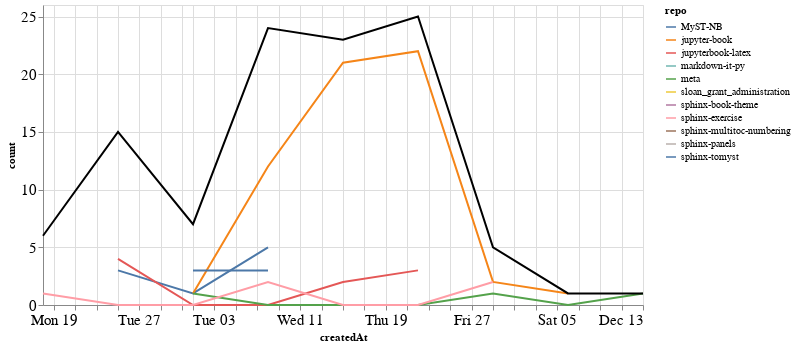

The code cell stored with this chart in its notebook:
### Markdown cell above
### Comments

### Code cell
comments_time = comments.groupby('repo').resample('W', on='createdAt').count()['author'].reset_index()
comments_time = comments_time.rename(columns={'author': 'count'})
comments_time_total = comments_time.groupby('createdAt').agg({"count": "sum"}).reset_index()
ch1 = alt.Chart(comments_time, width=600).mark_line().encode(
    x='createdAt',
    y='count',
    color='repo',
    tooltip="repo"
)

ch2 = alt.Chart(comments_time_total, width=600).mark_line(color="black").encode(
    x='createdAt',
    y='count',
)

ch1 + ch2

### Figure 1 — Vega-Lite specification as saved in the notebook (floating-point values rounded to 4 significant figures)
{"config": {"axisLeft": {"labelFontSize": 15}, "axisBottom": {"labelFontSize": 15}}, "layer": [{"data": {"name": "data-78cb70656979f71bde7ba9eff5a822a1"}, "mark": "line", "encoding": {"color": {"type": "nominal", "field": "repo"}, "tooltip": {"type": "nominal", "field": "repo"}, "x": {"type": "temporal", "field": "createdAt"}, "y": {"type": "quantitative", "field": "count"}}, "width": 600}, {"data": {"name": "data-a72ad7f2e1459a49c9086054a0645615"}, "mark": {"type": "line", "color": "black"}, "encoding": {"x": {"type": "temporal", "field": "createdAt"}, "y": {"type": "quantitative", "field": "count"}}, "width": 600}], "$schema": "https://vega.github.io/schema/vega-lite/v4.8.1.json", "datasets": {"data-78cb70656979f71bde7ba9eff5a822a1": [{"repo": "MyST-NB", "createdAt": "2020-10-25T00:00:00", "count": 3}, {"repo": "MyST-NB", "createdAt": "2020-11-01T00:00:00", "count": 1}, {"repo": "MyST-NB", "createdAt": "2020-11-08T00:00:00", "count": 5}, {"repo": "jupyter-book", "createdAt": "2020-11-01T00:00:00", "count": 1}, {"repo": "jupyter-book", "createdAt": "2020-11-08T00:00:00", "count": 12}, {"repo": "jupyter-book", "createdAt": "2020-11-15T00:00:00", "count": 21}, {"repo": "jupyter-book", "createdAt": "2020-11-22T00:00:00", "count": 22}, {"repo": "jupyter-book", "createdAt": "2020-11-29T00:00:00", "count": 2}, {"repo": "jupyter-book", "createdAt": "2020-12-06T00:00:00", "count": 1}, {"repo": "jupyterbook-latex", "createdAt": "2020-10-25T00:00:00", "count": 4}, {"repo": "jupyterbook-latex", "createdAt": "2020-11-01T00:00:00", "count": 0}, {"repo": "jupyterbook-latex", "createdAt": "2020-11-08T00:00:00", "count": 0}, {"repo": "jupyterbook-latex", "createdAt": "2020-11-15T00:00:00", "count": 2}, {"repo": "jupyterbook-latex", "createdAt": "2020-11-22T00:00:00", "count": 3}, {"repo": "markdown-it-py", "createdAt": "2020-10-25T00:00:00", "count": 8}, {"repo": "meta", "createdAt": "2020-11-01T00:00:00", "count": 1}, {"repo": "meta", "createdAt": "2020-11-08T00:00:00", "count": 0}, {"repo": "meta", "createdAt": "2020-11-15T00:00:00", "count": 0}, {"repo": "meta", "createdAt": "2020-11-22T00:00:00", "count": 0}, {"repo": "meta", "createdAt": "2020-11-29T00:00:00", "count": 1}, {"repo": "meta", "createdAt": "2020-12-06T00:00:00", "count": 0}, {"repo": "meta", "createdAt": "2020-12-13T00:00:00", "count": 1}, {"repo": "sloan_grant_administration", "createdAt": "2020-10-18T00:00:00", "count": 2}, {"repo": "sphinx-book-theme", "createdAt": "2020-11-08T00:00:00", "count": 2}, {"repo": "sphinx-exercise", "createdAt": "2020-10-18T00:00:00", "count": 1}, {"repo": "sphinx-exercise", "createdAt": "2020-10-25T00:00:00", "count": 0}, {"repo": "sphinx-exercise", "createdAt": "2020-11-01T00:00:00", "count": 0}, {"repo": "sphinx-exercise", "createdAt": "2020-11-08T00:00:00", "count": 2}, {"repo": "sphinx-exercise", "createdAt": "2020-11-15T00:00:00", "count": 0}, {"repo": "sphinx-exercise", "createdAt": "2020-11-22T00:00:00", "count": 0}, {"repo": "sphinx-exercise", "createdAt": "2020-11-29T00:00:00", "count": 2}, {"repo": "sphinx-multitoc-numbering", "createdAt": "2020-11-01T00:00:00", "count": 1}, {"repo": "sphinx-panels", "createdAt": "2020-10-18T00:00:00", "count": 3}, {"repo": "sphinx-tomyst", "createdAt": "2020-11-01T00:00:00", "count": 3}, {"repo": "sphinx-tomyst", "createdAt": "2020-11-08T00:00:00", "count": 3}], "data-a72ad7f2e1459a49c9086054a0645615": [{"createdAt": "2020-10-18T00:00:00", "count": 6}, {"createdAt": "2020-10-25T00:00:00", "count": 15}, {"createdAt": "2020-11-01T00:00:00", "count": 7}, {"createdAt": "2020-11-08T00:00:00", "count": 24}, {"createdAt": "2020-11-15T00:00:00", "count": 23}, {"createdAt": "2020-11-22T00:00:00", "count": 25}, {"createdAt": "2020-11-29T00:00:00", "count": 5}, {"createdAt": "2020-12-06T00:00:00", "count": 1}, {"createdAt": "2020-12-13T00:00:00", "count": 1}]}}
